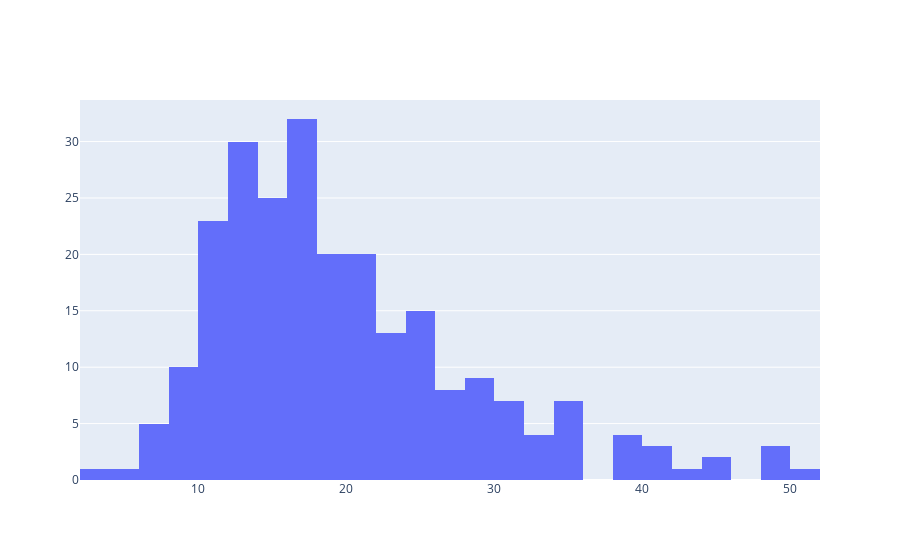

Notebook code for this chart:
### Code cell
fig = go.Figure(data = [go.Histogram(x = tips.total_bill)])
fig.show()

### Figure 1 — Plotly figure (JSON) as saved in the notebook; plotly's stock layout.template omitted (floating-point values rounded to 4 significant figures; data arrays with more than 128 entries replaced by an {"elided": "..."} marker saying what was removed)
{"data": [{"type": "histogram", "x": {"elided": "244 float values"}}], "layout": {"autosize": true, "xaxis": {"autorange": false, "range": [2, 52], "type": "linear"}, "yaxis": {"autorange": false, "range": [0, 33.68]}}}
